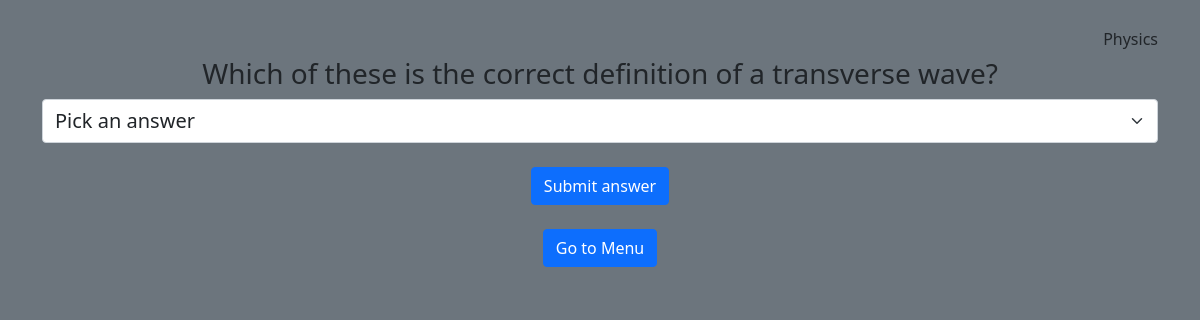
The page /question on the database its author committed.
### tables this page shows
CREATE TABLE questions (id INTEGER, question TEXT, answers TEXT, ansNo INTEGER, reason TEXT, subj TEXT, topic TEXT, type INTEGER, PRIMARY KEY (id));

### application.py (the view, shortened to what this page needs)
@app.route("/question", methods=["GET", "POST"])
def question():
    session["topics"] = topicSet()
    if request.method == "GET":
        row = random.choice(db.execute("SELECT id, question, answers, subj, type FROM questions WHERE topic = ? AND id != ?", random.choice(session["topics"]), session.get("id", 0))) # Get random row
        session["id"], session["subject"] = row["id"], row["subj"]
        if row["type"] == 0: return render_template("multichoice.html", question=row["question"], answers=dict(zip(range(1, len(row["answers"].split(';'))+1), row["answers"].split(';')))) # Render question template
        if row["type"] == 1: return render_template("openanswer.html", question=row["question"], postlude=row["answers"].split(';')[1])

### templates/multichoice.html (shortened to what this page needs)
{% extends "question.html" %}
{% block questionHTML %}
    <select class="form-select" name="choice" style="font-size: 20px;">
        <option selected disabled>Pick an answer</option>
    </select>
{% endblock %}

### templates/question.html
{% extends "layout.html" %}
{% block body %}
    <div style="text-align: right;">
        {% if session.subject == "biology" %}
            <h6 style="color: rgb(99, 189, 99)">Biology</h6>
        {% elif session.subject == "history" %}
            <h6 style="color: rgb(238, 238, 74)">History</h6>
        {% elif session.subject == "french" %}
            <h6 style="color: rgb(67, 116, 221)">French</h6>
        {% else %}
            <h6>{{ session.subject | capitalize }}</h6>
        {% endif %}
    </div>
    <h3>{{ question }}</h3>
    <form method="POST" action="/question">
        {% block questionHTML %}{% endblock %}
        <br>
        <button type="submit" class="btn btn-primary">Submit answer</button>
    </form>
    <br>
    <form method="GET" action="/">
        <button type="submit" class="btn btn-primary">Go to Menu</button>
    </form>
{% endblock %}

### rows shown on the page
questions: subject "Physics", question "Which of these is the correct definition of a transverse wave?"
